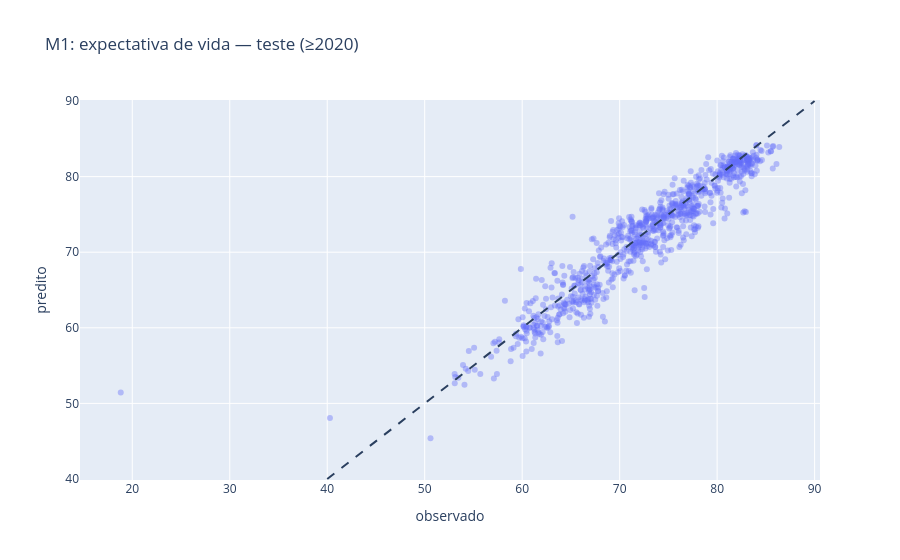

Here is the notebook cell this chart was saved with:
### Markdown cell above
## M1 — predito vs observado (teste ≥2020)

### Code cell
ds = dataset.build_dataset("life_expectancy", "regression")
X_te, y_te = ds["test"]
modelo = joblib.load("models/life_expectancy_reg_xgb.joblib")
pred = modelo.predict(X_te)
d = pd.DataFrame({"observado": y_te.values, "predito": pred})
fig = px.scatter(d, x="observado", y="predito", opacity=0.4,
                 title="M1: expectativa de vida — teste (≥2020)")
fig.add_shape(type="line", x0=40, y0=40, x1=90, y1=90, line=dict(dash="dash"))
fig

### Figure 1 — Plotly figure (JSON) as saved in the notebook; plotly's stock layout.template omitted (floating-point values rounded to 4 significant figures; data arrays with more than 128 entries replaced by an {"elided": "..."} marker saying what was removed)
{"data": [{"hovertemplate": "observado=%{x}<br>predito=%{y}<extra></extra>", "legendgroup": "", "marker": {"color": "#636efa", "opacity": 0.4, "symbol": "circle"}, "mode": "markers", "name": "", "orientation": "v", "showlegend": false, "type": "scatter", "x": {"elided": "868 float values"}, "xaxis": "x", "y": {"elided": "868 float values"}, "yaxis": "y"}], "layout": {"legend": {"tracegroupgap": 0}, "shapes": [{"line": {"dash": "dash"}, "type": "line", "x0": 40, "x1": 90, "y0": 40, "y1": 90}], "title": {"text": "M1: expectativa de vida — teste (≥2020)"}, "xaxis": {"anchor": "y", "domain": [0.0, 1.0], "title": {"text": "observado"}}, "yaxis": {"anchor": "x", "domain": [0.0, 1.0], "title": {"text": "predito"}}}}
